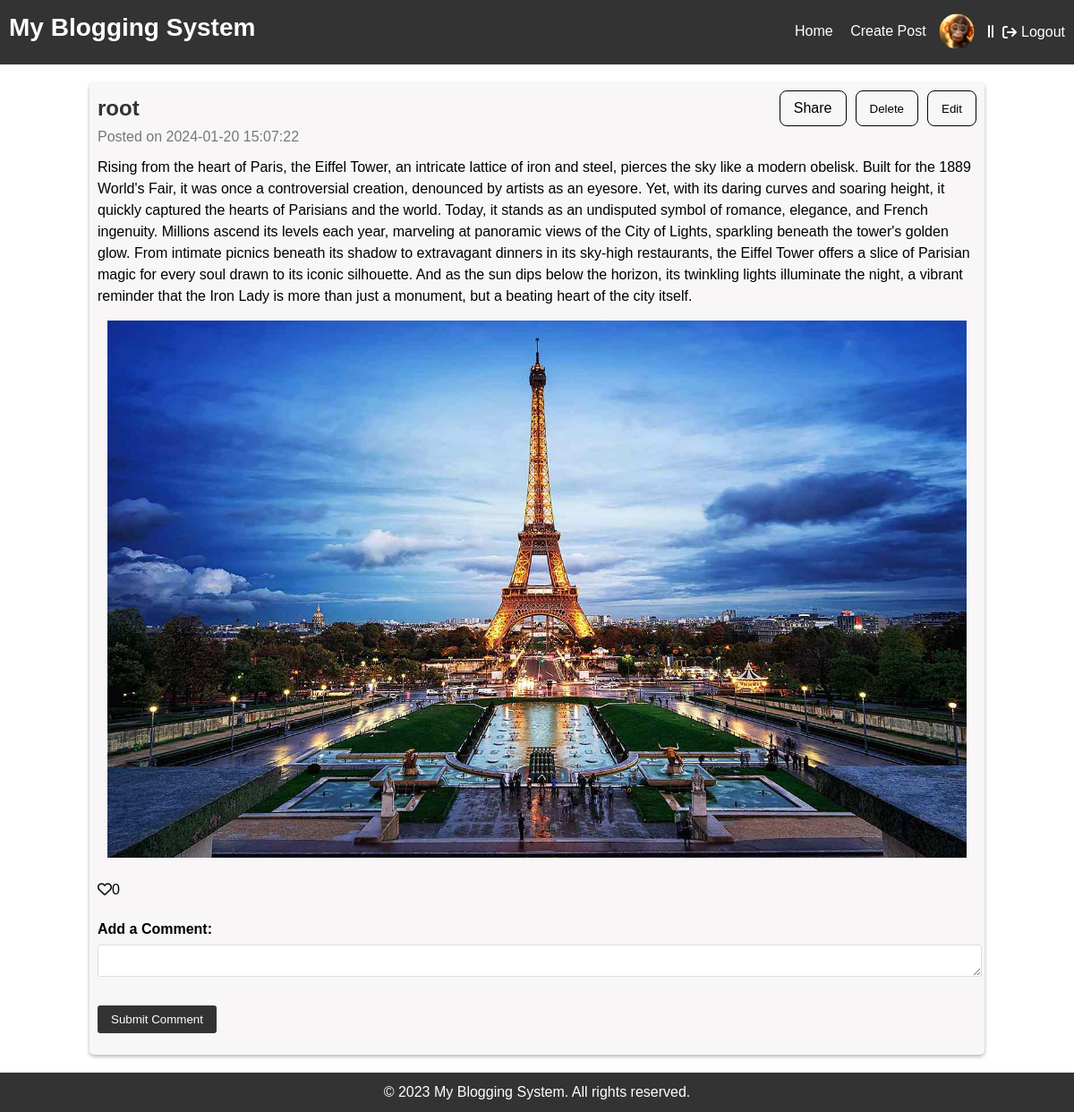
/post_details.php?post_id=81 (signed in), run on the app's committed database.
### tables this page shows
CREATE TABLE `users` (
  `user_id` int NOT NULL,
  `username` varchar(50) NOT NULL,
  `email` varchar(100) NOT NULL,
  `password` varchar(255) NOT NULL,
  `profile_image` varchar(255) DEFAULT 'default_profile.jpg'
);

CREATE TABLE `posts` (
  `post_id` int NOT NULL,
  `content` text NOT NULL,
  `post_date` timestamp NOT NULL DEFAULT CURRENT_TIMESTAMP,
  `love_count` int DEFAULT '0',
  `image_path` varchar(255) DEFAULT NULL,
  `user_id` int DEFAULT NULL
);

### post_details.php (the view, shortened to what this page needs)
<!DOCTYPE html>
<html lang="en">
<head>
    <link rel="stylesheet" type="text/css" href="css/styles.css">
    <link rel="stylesheet" type="text/css" href="css/post_details.css">
    <link rel="stylesheet" href="https://cdnjs.cloudflare.com/ajax/libs/font-awesome/6.0.0-beta3/css/all.min.css">
</head>
<body>
    <header>
        <h1><a href="index.php" style="text-decoration: none; color: inherit;">My Blogging System</a></h1>
        <nav>
            <ul>
                <li><a href="index.php">Home</a></li>
                <li><a href="create.php">Create Post</a></li>
                <?php
        if (isset($_SESSION["user_id"])) {
          include 'connect.php';
          $user_id = $_SESSION["user_id"];
          $sql = "SELECT profile_image FROM users WHERE user_id = ?";
          $stmt = $conn->prepare($sql);
          $stmt->bind_param("i", $user_id);
          if (!$stmt->execute()) {
            echo "SQL Error: " . $stmt->error;
            exit;
          }
          $result = $stmt->get_result();
          if ($result->num_rows == 1) {
            $row = $result->fetch_assoc();
            $profile_image = $row["profile_image"];
          }
          echo '<li><a href="profile.php"><img src="' . (isset($profile_image) ? $profile_image : 'uploads/default_profile.jpg') . '" alt="Profile Image" class="profile-image-nav"></a></li>';
        } else {
          echo '<li><a href="login.php" id="login-link">Log In</a></li>';
        }
        ?>
            </ul>
        </nav>
        <span class="separator"><i class="fa-solid fa-grip-lines-vertical"></i></span>
        <div class="logout-button" onclick="location.href='logout.php'">
            <i class="fas fa-arrow-right-from-bracket"></i>
            Logout
        </div>
    </header>
    <main>
        <?php
        include 'comments.php';
        function escape($str)
        {
            return htmlspecialchars($str, ENT_QUOTES, 'UTF-8');
        }
        function confirmDeleteScript($postID)
        {
            return "if (confirm('Are you sure you want to delete this post?')) { window.location.href = `post_details.php?post_id={$postID}&delete={$postID}`; }";
        }
        function handleCommentSubmitScript($postID)
        {
            return "window.location.href = `post_details.php?post_id={$postID}`;";
        }
        function showEditFormScript($postID)
        {
            return "window.location.href = `post_details.php?edit={$postID}`;";
        }
        if (isset($_GET['post_id'])) {
            $postID = $_GET['post_id'];
            $sql = "SELECT posts.*, users.username FROM posts JOIN users ON posts.user_id = users.user_id WHERE post_id = ?";
            $stmt = $conn->prepare($sql);
            $stmt->bind_param("i", $postID);
            $stmt->execute();
            $result = $stmt->get_result();
            if ($result->num_rows > 0) {
                $row = $result->fetch_assoc();
                $username = $row['username'];
                $content = $row['content'];
                $postDate = $row['post_date'];
                $loveCount = $row['love_count'];
                echo "<section class='post'>";
                echo "<div class='user-info-container'>";
                echo "<h2 class='username'>$username</h2>";
                echo "<div class='button-container'>";
                echo "<div class='share-container'>";
    echo "<div class='action-button share' id='shareButton'>Share</div>";
    echo "</div>";
                echo "<button onclick=\"" . confirmDeleteScript($postID) . "\" class='action-button'>Delete</button>";
                echo "<button onclick=\"" . showEditFormScript($postID) . "\" class='action-button'>Edit</button>";
                echo "</div>";
                echo "</div>";
                echo "<p class='meta'>Posted on $postDate</p>";
                echo "<div class='post-content'>";
                echo "<p>" . escape($content) . "</p>";
                if (!empty($row['image_path'])) {
                    echo "<img src='" . escape($row['image_path']) . "' alt='Current Post Image' class='fill-container'><br>";
                }
                echo "<div class='love-section' style='display: flex; align-items: center;'>";
                echo "<a href='post_details.php?post_id={$postID}&love={$postID}' class='love-button'><i class='fa-regular fa-heart'></i></a>";
                echo "<span class='love-count'>$loveCount</span>";
                echo "</div>";
                echo "<form action='comments.php' method='post' onsubmit=\"" . handleCommentSubmitScript($postID) . "\">";
                echo "<div class='form-group'>";
                echo "<label for='comment'>Add a Comment:</label>";
                echo "<textarea id='comment' name='comment' required></textarea>";
                echo "</div>";
                echo "<div class='form-group'>";
                echo "<button type='submit' name='submitComment' class='comment-submit-btn'>Submit Comment</button>";
                echo "</div>";
                echo "</form>";
                echo "</div>";
                echo "</section>";
            } else {
                echo "Post not found.";
            }
        }
        ?>
    </main>
    <footer>
        <p>&copy; 2023 My Blogging System. All rights reserved.</p>
    </footer>
</body>
</html>

### css/styles.css (style rules this page uses)
body, h1, h2, p, ul { margin: 0; padding: 0; }
body { font-family: Arial, sans-serif; font-size: 16px; line-height: 1.5; }
h1, h2 { font-weight: bold; margin-bottom: 10px; }
a { text-decoration: none; color: inherit; }
h2 { font-size: 24px; }
p { margin-bottom: 15px; }
header { background-color: #333; padding: 10px; color: #fff; display: flex; align-items: center; }
header h1 { font-size: 28px; margin-bottom: 10px; }
header nav { margin-left: auto; }
header nav ul { list-style: none; }
header nav ul li { display: inline-block; margin-right: 15px; }
header nav ul li a { color: #fff; text-decoration: none; color: inherit; }
.logout-button { display: flex; align-items: center; cursor: pointer; color: #fff; margin-left:10px ; }
.logout-button i { margin-right: 5px; }
main { max-width: auto; margin: 20px auto; padding: 0 100px; }
section.post { background-color: #f8f6f6; padding: 10px; box-shadow: 0 2px 4px rgba(0, 0, 0, 0.3); border-radius: 5px; margin-bottom: 20px; position: relative !important; }
section.post h2 { color: #333; }
section.post p.meta { color: #777; margin-bottom: 10px; }
.username { margin: 0; }
.fill-container { width: 100%; height: 100%; object-fit: contain; max-width: 100%; max-height: 100%; }
.profile-image-nav { width: 30px; height: 30px; border-radius: 50%; margin-top: -3px; margin-right: 5px; vertical-align: middle; object-fit: cover; transform: scale(1.3); }
footer { background-color: #333; padding: 10px; color: #fff; text-align: center; }
footer p { margin: 0; }

### css/post_details.css (style rules this page uses)
.form-group { margin-bottom: 15px; }
form { margin-top: 20px; }
label { display: block; font-weight: bold; margin-bottom: 5px; }
textarea, input[type="file"] { width: 100%; border: 1px solid #ddd; border-radius: 3px; margin-bottom: 10px; }
button[type="submit"] { padding: 8px 15px; background-color: #333; color: #fff; border: none; border-radius: 3px; cursor: pointer; }
.user-info-container { display: flex; align-items: center; }
.username { margin: 0; }
.button-container { margin-left: auto; display: flex; gap: 10px; }
.action-button { padding: 7px 15px; background-color: rgba(0, 0, 0, 0); color: #000; border: 1px solid #000; border-radius: 8px; cursor: pointer; transition: background-color 0.3s ease, color 0.3s ease; }
section.post { background-color: #f8f6f6; padding: 9px; box-shadow: 0 2px 4px rgba(0, 0, 0, 0.3); border-radius: 5px; margin: 20px auto; position: relative !important; width: auto; max-width: 100%; }
.post-content { margin-bottom: 10px; }
.fill-container { width: 100%; height: 600px; overflow: hidden; display: flex; justify-content: center; align-items: center; }
@media (min-width: 768px) { section.post { min-width: 300px; } }

### data on the page
users: profile_image (placeholder picture)
posts: user.username "root", post_date "2024-01-20 15:07:22", content "Rising from the heart of Paris, the Eiffel Tower, an intricate lattice of iron and steel, pierces the sky like a modern obelisk. Built for the 1889 World's Fair, it was once a controversial creation, denounced by artists as an eyesore. Yet, with its daring curves and soaring height, it quickly captured the hearts of Parisians and the world. Today, it stands as an undisputed symbol of romance, elegance, and French ingenuity. Millions ascend its levels each year, marveling at panoramic views of the City of Lights, sparkling beneath the tower's golden glow. From intimate picnics beneath its shadow to extravagant dinners in its sky-high restaurants, the Eiffel Tower offers a slice of Parisian…", image_path (picture), love_count "0"
